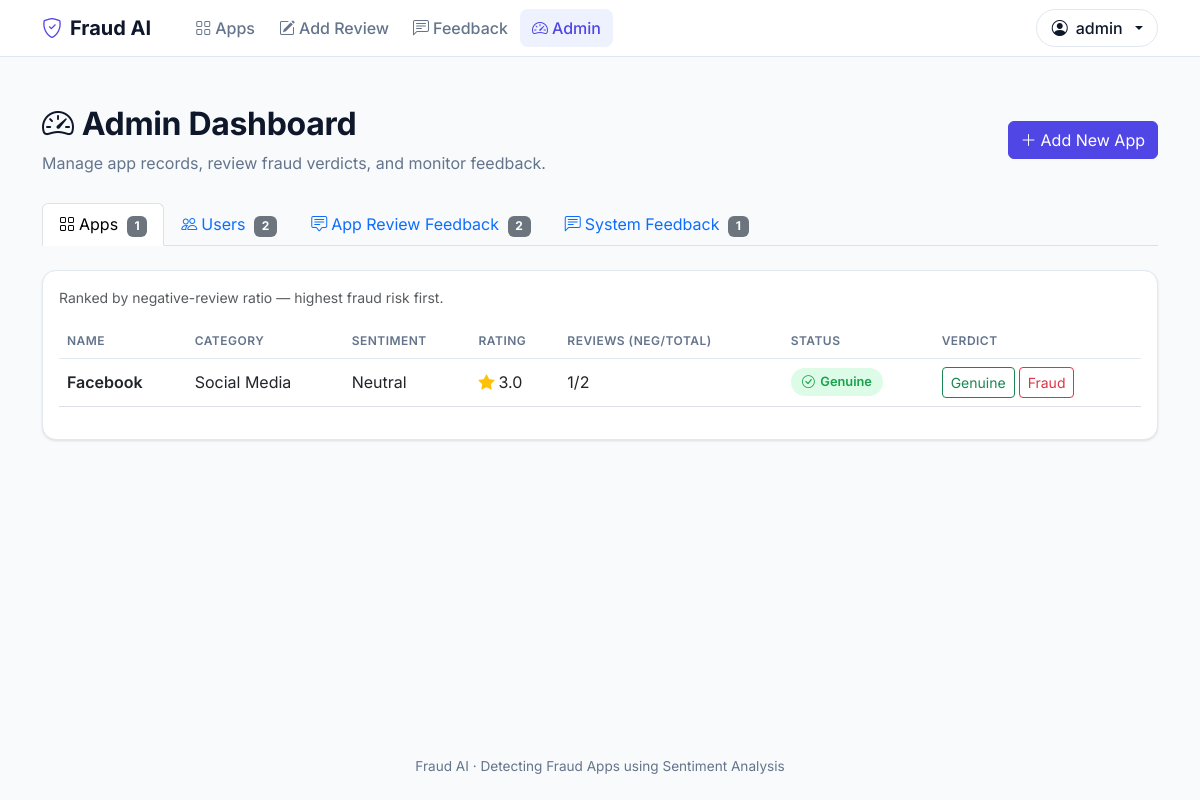
The page /admin/dashboard (signed in) on the database its author committed.
### tables this page shows
CREATE TABLE apps(
    id INTEGER PRIMARY KEY AUTOINCREMENT,
    name TEXT,
    category TEXT,
    review TEXT,
    sentiment TEXT,
    rating REAL
, link TEXT, description TEXT, image_url TEXT, status TEXT DEFAULT 'Unreviewed');

### app.py (the view)
@app.route('/admin/dashboard')
@require_admin
def admin_dashboard():
    conn = db()
    apps = conn.execute("""
        SELECT a.*,
            COALESCE((SELECT COUNT(*) FROM app_reviews r WHERE r.app_id = a.id), 0) AS review_count,
            COALESCE((SELECT COUNT(*) FROM app_reviews r WHERE r.app_id = a.id AND r.sentiment = 'Negative'), 0) AS negative_count
        FROM apps a
        ORDER BY
            CASE WHEN (SELECT COUNT(*) FROM app_reviews r WHERE r.app_id = a.id) = 0 THEN 0
            ELSE CAST((SELECT COUNT(*) FROM app_reviews r WHERE r.app_id = a.id AND r.sentiment = 'Negative') AS FLOAT)
                 / (SELECT COUNT(*) FROM app_reviews r WHERE r.app_id = a.id)
            END DESC,
            a.id DESC
    """).fetchall()
    users = conn.execute("""
        SELECT u.id, u.username, u.role, u.created_at,
            COALESCE((SELECT COUNT(*) FROM app_reviews r WHERE r.user_id = u.id), 0) AS review_count,
            COALESCE((SELECT COUNT(*) FROM system_feedback f WHERE f.user_id = u.id), 0) AS feedback_count
        FROM users u
        ORDER BY u.id DESC
    """).fetchall()
    feedback = conn.execute("""
        SELECT ar.id, u.username, a.name AS app_name, ar.comment, ar.sentiment, ar.ip_address, ar.created_at,
            (SELECT COUNT(*) FROM app_reviews dup WHERE dup.app_id = ar.app_id AND dup.comment = ar.comment) AS dup_count
        FROM app_reviews ar
        LEFT JOIN users u ON ar.user_id = u.id
        LEFT JOIN apps a ON ar.app_id = a.id
        ORDER BY ar.id DESC
    """).fetchall()
    system_feedback = conn.execute("""
        SELECT sf.id, u.username, sf.message, sf.ip_address, sf.created_at
        FROM system_feedback sf
        LEFT JOIN users u ON sf.user_id = u.id
        ORDER BY sf.id DESC
    """).fetchall()
    conn.close()
    return render_template(
        "admin_dashboard.html",
        apps=apps,
        users=users,
        feedback=feedback,
        system_feedback=system_feedback
    )

### app.py (called while the page is built)
def db():
    conn = sqlite3.connect("database.db")
    conn.row_factory = sqlite3.Row
    return conn

def require_admin(view):
    @wraps(view)
    def wrapped(*args, **kwargs):
        if not session.get('user'):
            flash("Please log in to continue.")
            return redirect('/login')
        if session.get('role') != 'admin':
            flash("Admin access only.")
            return redirect('/dashboard')
        return view(*args, **kwargs)
    return wrapped

### templates/admin_dashboard.html (shortened to what this page needs)
{% extends "base.html" %}
{% block content %}
<div class="container py-5">
    <div class="page-header d-flex justify-content-between align-items-center">
        <div>
            <h2><i class="bi bi-speedometer2 me-2"></i>Admin Dashboard</h2>
            <p class="mb-0">Manage app records, review fraud verdicts, and monitor feedback.</p>
        </div>
        <a class="btn btn-primary" href="/admin/add_app"><i class="bi bi-plus-lg me-1"></i>Add New App</a>
    </div>
    <ul class="nav nav-tabs mb-4" id="adminTabs" role="tablist">
        <li class="nav-item" role="presentation">
            <button class="nav-link active" data-bs-toggle="tab" data-bs-target="#tab-apps" type="button">
                <i class="bi bi-grid me-1"></i>Apps <span class="badge bg-secondary ms-1">{{ apps|length }}</span>
            </button>
        </li>
        <li class="nav-item" role="presentation">
            <button class="nav-link" data-bs-toggle="tab" data-bs-target="#tab-users" type="button">
                <i class="bi bi-people me-1"></i>Users <span class="badge bg-secondary ms-1">{{ users|length }}</span>
            </button>
        </li>
        <li class="nav-item" role="presentation">
            <button class="nav-link" data-bs-toggle="tab" data-bs-target="#tab-reviews" type="button">
                <i class="bi bi-chat-square-text me-1"></i>App Review Feedback <span class="badge bg-secondary ms-1">{{ feedback|length }}</span>
            </button>
        </li>
        <li class="nav-item" role="presentation">
            <button class="nav-link" data-bs-toggle="tab" data-bs-target="#tab-system" type="button">
                <i class="bi bi-chat-left-text me-1"></i>System Feedback <span class="badge bg-secondary ms-1">{{ system_feedback|length }}</span>
            </button>
        </li>
    </ul>
    <div class="tab-content">
        <div class="tab-pane fade show active" id="tab-apps">
            <div class="card card-flat">
                <div class="card-body">
                    <p class="text-muted small mb-3">Ranked by negative-review ratio — highest fraud risk first.</p>
                    {% if apps %}
                    <div class="table-responsive">
                        <table class="table table-clean align-middle">
                            <thead>
                                <tr>
                                    <th>Name</th>
                                    <th>Category</th>
                                    <th>Sentiment</th>
                                    <th>Rating</th>
                                    <th>Reviews (Neg/Total)</th>
                                    <th>Status</th>
                                    <th>Verdict</th>
                                </tr>
                            </thead>
                            <tbody>
                                {% for app in apps %}
                                <tr>
                                    <td class="fw-semibold">{{ app['name'] }}</td>
                                    <td>{{ app['category'] }}</td>
                                    <td>{{ app['sentiment'] }}</td>
                                    <td><i class="bi bi-star-fill text-warning me-1"></i>{{ app['rating'] }}</td>
                                    <td>{{ app['negative_count'] }}/{{ app['review_count'] }}</td>
                                    <td>
                                        {% if app['status'] == 'Fraud' %}
                                        <span class="pill pill-danger"><i class="bi bi-exclamation-triangle"></i> Fraud</span>
                                        {% elif app['status'] == 'Genuine' %}
                                        <span class="pill pill-success"><i class="bi bi-check-circle"></i> Genuine</span>
                                        {% else %}
                                        <span class="pill pill-neutral">Unreviewed</span>
                                        {% endif %}
                                    </td>
                                    <td>
                                        <form method="POST" action="/admin/apps/{{ app['id'] }}/verdict" class="d-flex gap-1">
                                            <button type="submit" name="status" value="Genuine" class="btn btn-sm btn-outline-success">Genuine</button>
                                            <button type="submit" name="status" value="Fraud" class="btn btn-sm btn-outline-danger">Fraud</button>
                                        </form>
                                    </td>
                                </tr>
                                {% endfor %}
                            </tbody>
                        </table>
                    </div>
                    {% else %}
                    <div class="empty-state">
                        <i class="bi bi-inbox"></i>
                        No app records have been added yet.
                    </div>
                    {% endif %}
                </div>
            </div>
        </div>
    </div>
</div>
{% endblock %}

### static/style.css (style rules this page uses)
:root { --bg: #f8fafc; --surface: #ffffff; --surface-alt: #f1f5f9; --border: #e2e8f0; --text: #0f172a; --text-muted: #64748b; --primary: #4f46e5; --primary-hover: #4338ca; --primary-soft: #eef2ff; --success: #16a34a; --success-soft: #dcfce7; --danger: #dc2626; --danger-soft: #fee2e2; --warning: #b45309; --warning-soft: #fef3c7; --neutral-soft: #e2e8f0; --radius-sm: 8px; --radius: 14px; --shadow: 0 1px 3px rgba(15, 23, 42, 0.08), 0 1px 2px rgba(15, 23, 42, 0.04); --shadow-md: 0 8px 24px rgba(15, 23, 42, 0.08); }
body { background: var(--bg); color: var(--text); font-family: "Inter", "Segoe UI", system-ui, -apple-system, sans-serif; min-height: 100vh; display: flex; flex-direction: column; }
a { text-decoration: none; }
.page-header { margin-bottom: 1.75rem; }
.page-header h1, .page-header h2 { font-weight: 700; letter-spacing: -0.01em; }
.page-header p { color: var(--text-muted); }
.card-flat { background: var(--surface); border: 1px solid var(--border); border-radius: var(--radius); box-shadow: var(--shadow); }
.btn-primary { background: var(--primary); border-color: var(--primary); }
.pill { display: inline-flex; align-items: center; gap: 0.35rem; padding: 0.3rem 0.7rem; border-radius: 999px; font-size: 0.8rem; font-weight: 600; }
.pill-success { background: var(--success-soft); color: var(--success); }
.table-clean thead { background: var(--surface-alt); }
.table-clean th { font-size: 0.75rem; text-transform: uppercase; letter-spacing: 0.04em; color: var(--text-muted); font-weight: 600; border-bottom: 1px solid var(--border); }

### rows shown on the page
apps: name "Facebook", category "Social Media", sentiment "Neutral", rating "3.0", negative_count "1", review_count "2", status "Genuine" (drawn)

### other values the page prints
{{ session.get('user') }} "admin"
{{ apps|length }} "1"
{{ users|length }} "2"
{{ feedback|length }} "2"
{{ system_feedback|length }} "1"
